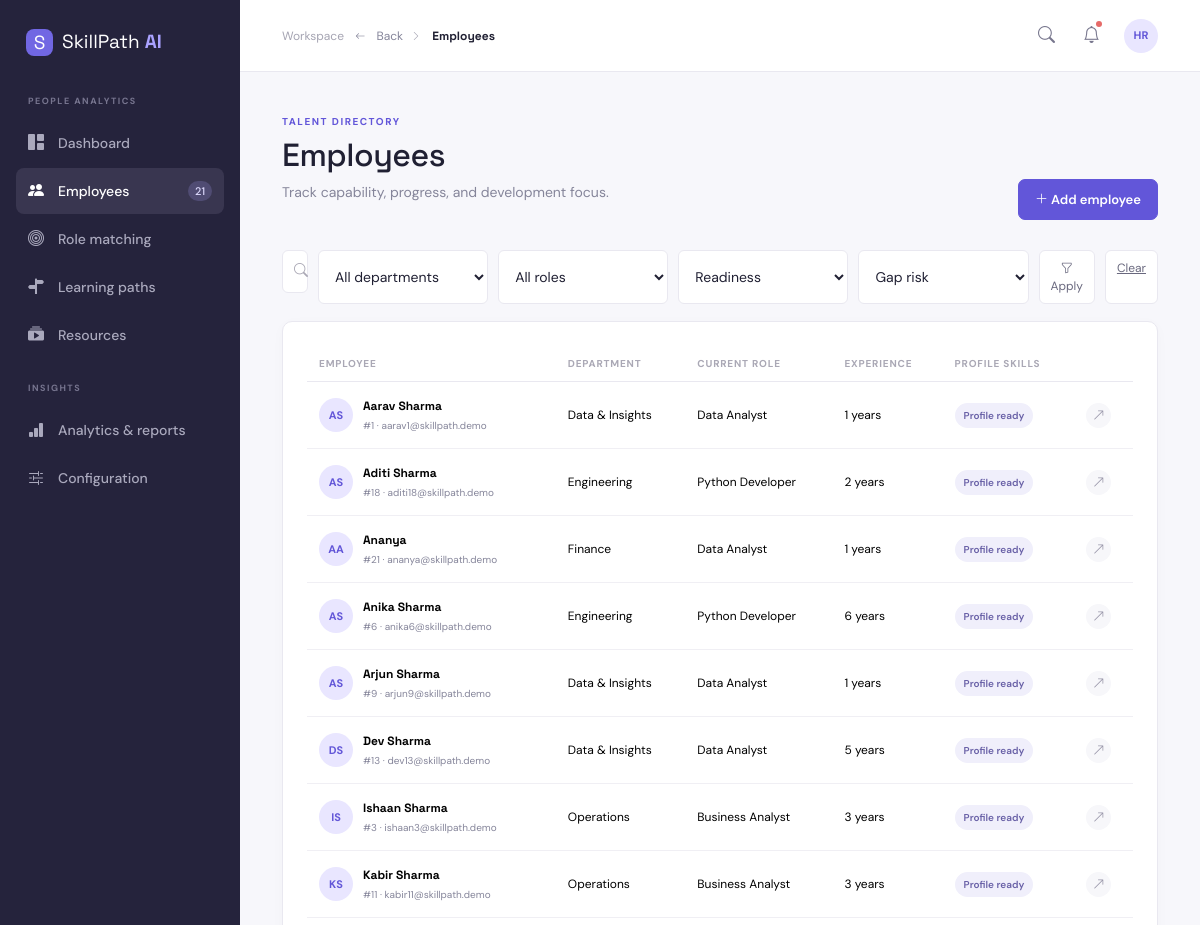
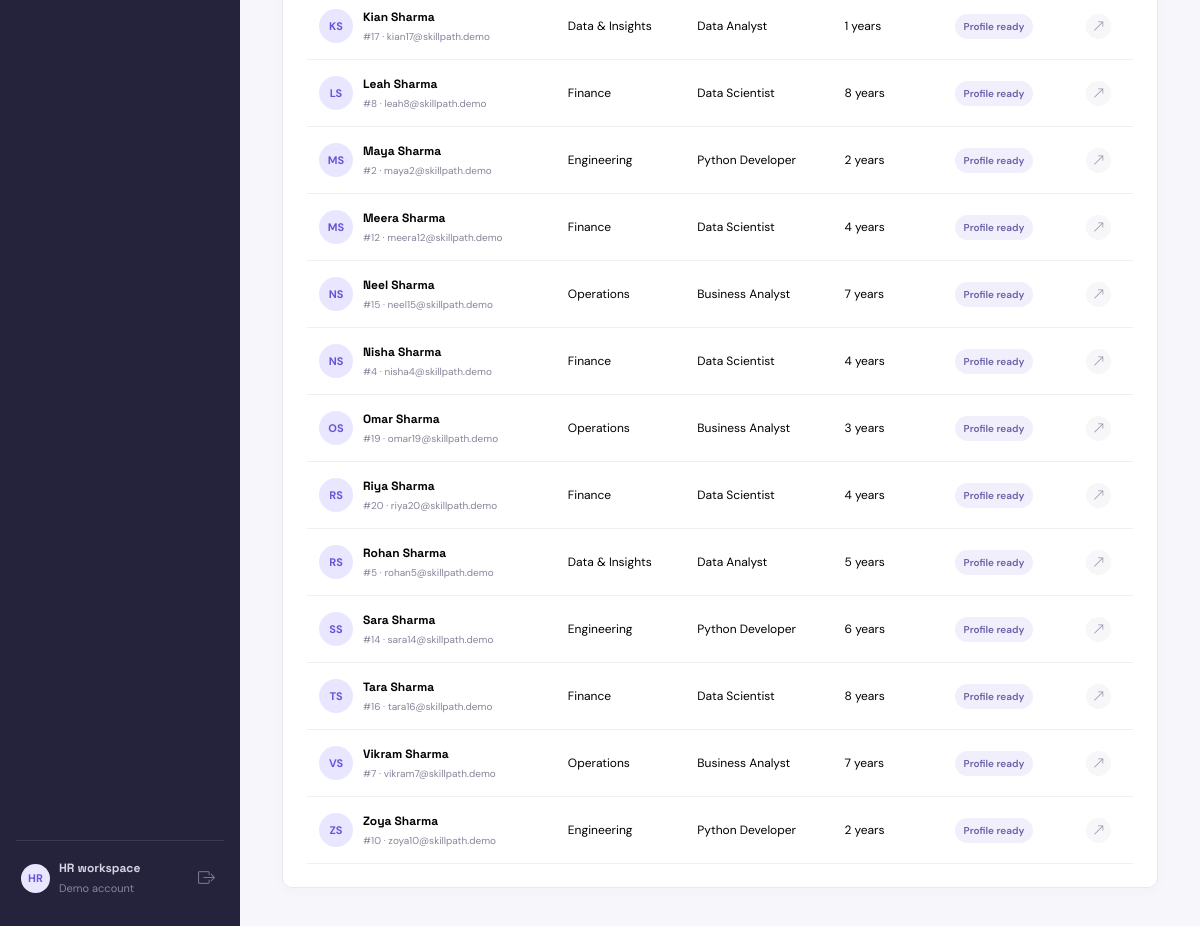
The page /employees on the database its author committed (2 pictures, top to bottom).
### tables this page shows
CREATE TABLE employees (id INTEGER PRIMARY KEY AUTOINCREMENT, name TEXT NOT NULL, email TEXT NOT NULL UNIQUE, department TEXT NOT NULL, experience INTEGER NOT NULL DEFAULT 1, profile TEXT DEFAULT '', created_at TEXT DEFAULT CURRENT_TIMESTAMP, current_role TEXT DEFAULT '');

### app.py (the view)
@app.route("/employees")
def employees():
    query = request.args.get("q", "").strip()
    department = request.args.get("department", "").strip()
    role = request.args.get("role", "").strip()
    readiness = request.args.get("readiness", "").strip()
    risk = request.args.get("risk", "").strip()
    conditions = ["(e.name LIKE ? OR e.email LIKE ? OR CAST(e.id AS TEXT) LIKE ? OR e.department LIKE ? OR e.current_role LIKE ?)"]
    params = [f"%{query}%"] * 5
    if department: conditions.append("e.department = ?"); params.append(department)
    if role: conditions.append("e.current_role = ?"); params.append(role)
    data = rows(f"SELECT e.* FROM employees e WHERE {' AND '.join(conditions)} ORDER BY e.name", params)
    default_role = row("SELECT id FROM roles ORDER BY id LIMIT 1")
    if default_role:
        evaluated = [(item, analyze(item["id"], default_role["id"])) for item in data]
        if readiness == "ready": evaluated = [(item, result) for item, result in evaluated if result["readiness"] >= 70]
        if readiness == "developing": evaluated = [(item, result) for item, result in evaluated if result["readiness"] < 70]
        if risk == "high": evaluated = [(item, result) for item, result in evaluated if result["critical"] > 0]
        if risk == "low": evaluated = [(item, result) for item, result in evaluated if result["critical"] == 0]
        data = [item for item, _ in evaluated]
    return render_template("employees.html", employees=data, query=query, filters={"department": department, "role": role, "readiness": readiness, "risk": risk}, departments=rows("SELECT DISTINCT department FROM employees ORDER BY department"), roles=rows("SELECT DISTINCT current_role AS name FROM employees WHERE current_role <> '' ORDER BY current_role"))

### app.py (called while the page is built)
@app.context_processor
def inject_globals():
    return {"nav_employee_count": row("SELECT COUNT(*) AS count FROM employees")["count"], "notifications": notifications_data()}

### database.py (called while the page is built)
def connect():
    DB_PATH.parent.mkdir(exist_ok=True)
    connection = sqlite3.connect(DB_PATH)
    connection.row_factory = sqlite3.Row
    connection.execute("PRAGMA foreign_keys = ON")
    return connection

def rows(query, params=()):
    db = connect()
    result = [dict(row) for row in db.execute(query, params).fetchall()]
    db.close()
    return result

def row(query, params=()):
    db = connect()
    result = db.execute(query, params).fetchone()
    db.close()
    return dict(result) if result else None

### services/analysis.py (called while the page is built)
def employee_skills(employee_id):
    return {item["name"]: item["proficiency"] for item in rows("SELECT s.name, es.proficiency FROM employee_skills es JOIN skills s ON s.id = es.skill_id WHERE es.employee_id = ?", (employee_id,))}

def role_skills(role_id):
    return rows("SELECT s.name, rs.required_level FROM role_skills rs JOIN skills s ON s.id = rs.skill_id WHERE rs.role_id = ? ORDER BY rs.required_level DESC", (role_id,))

def gap_status(gap):
    if gap <= 0: return "Ready"
    if gap <= 20: return "Low Gap"
    if gap <= 40: return "Medium Gap"
    return "Critical Gap"

### templates/employees.html
{% extends 'base.html' %}{% block title %}Employees{% endblock %}{% block content %}<div class="page-heading"><div><span class="eyebrow">TALENT DIRECTORY</span><h1>Employees</h1><p class="muted">Track capability, progress, and development focus.</p></div><a href="{{ url_for('add_employee') }}" class="btn btn-primary"><i class="bi bi-plus-lg"></i> Add employee</a></div><form class="toolbar" method="get"><div class="search-box"><i class="bi bi-search"></i><input name="q" value="{{ query }}" placeholder="Search name, ID, department, or role..."></div><select name="department" class="filter-select"><option value="">All departments</option>{% for item in departments %}<option value="{{ item.department }}" {{ 'selected' if filters.department == item.department }}>{{ item.department }}</option>{% endfor %}</select><select name="role" class="filter-select"><option value="">All roles</option>{% for item in roles %}<option value="{{ item.name }}" {{ 'selected' if filters.role == item.name }}>{{ item.name }}</option>{% endfor %}</select><select name="readiness" class="filter-select"><option value="">Readiness</option><option value="ready" {{ 'selected' if filters.readiness == 'ready' }}>5+ years / ready</option><option value="developing" {{ 'selected' if filters.readiness == 'developing' }}>Developing</option></select><select name="risk" class="filter-select"><option value="">Gap risk</option><option value="high" {{ 'selected' if filters.risk == 'high' }}>High risk</option><option value="low" {{ 'selected' if filters.risk == 'low' }}>Lower risk</option></select><button class="filter-btn" type="submit"><i class="bi bi-funnel"></i> Apply</button><a class="filter-btn" href="{{ url_for('employees') }}">Clear</a></form><div class="panel table-panel"><div class="table-responsive"><table class="table align-middle"><thead><tr><th>Employee</th><th>Department</th><th>Current role</th><th>Experience</th><th>Profile skills</th><th></th></tr></thead><tbody>{% for employee in employees %}<tr><td><div class="person"><div class="avatar">{{ employee.name[:1] }}{{ employee.name.split()[-1][:1] }}</div><div><strong>{{ employee.name }}</strong><small>#{{ employee.id }} · {{ employee.email }}</small></div></div></td><td>{{ employee.department }}</td><td>{{ employee.current_role or 'Unassigned' }}</td><td>{{ employee.experience }} years</td><td><span class="tag">Profile ready</span></td><td><a href="{{ url_for('employee_profile', employee_id=employee.id) }}" class="row-arrow"><i class="bi bi-arrow-up-right"></i></a></td></tr>{% else %}<tr><td colspan="6" class="text-center py-5 muted">No employees found. Try clearing your search or filters.</td></tr>{% endfor %}</tbody></table></div></div>{% endblock %}

### static/css/style.css (style rules this page uses)
.filter-select { min-width:125px }
:root { --ink:#202033;--muted:#85859a;--line:#e9e8f0;--surface:#fff;--bg:#f7f7fb;--primary:#6256d9;--primary-dark:#4d42bd;--purple-soft:#eeecff;--green:#35ad8b;--orange:#f2a13a;--red:#e66a68 }
* { box-sizing:border-box }
body { margin:0;background:var(--bg);color:var(--ink);font-family:'DM Sans',sans-serif;font-size:14px }
h1,h2,h3,strong,.brand { font-family:'Space Grotesk',sans-serif }
h1 { font-size:32px;letter-spacing:-.5px;margin:5px 0 8px }
p { line-height:1.55 }
.muted { color:var(--muted) }
.eyebrow { display:inline-block;font-size:10px;font-weight:700;letter-spacing:1.5px;color:var(--primary) }
.avatar { background:#e9e6ff;color:#6357d8;border-radius:50%;width:34px;height:34px;display:grid;place-items:center;font-size:11px;font-weight:700 }
.page-heading,.profile-hero { display:flex;justify-content:space-between;align-items:flex-end;margin-bottom:30px }
.btn { border-radius:7px;padding:10px 16px;font-weight:600;font-size:13px }
.btn-primary { background:var(--primary);border-color:var(--primary) }
.metric-card,.panel { background:var(--surface);border:1px solid var(--line);border-radius:10px;box-shadow:0 3px 14px rgba(38,36,78,.025) }
.panel { padding:24px }
.select-btn,.role-select,.filter-btn { border:1px solid var(--line);background:#fff;border-radius:6px;padding:8px 11px;color:#69687e;font-size:12px }
.table-panel { padding-bottom:7px }
.table { --bs-table-bg:transparent;color:var(--ink);font-size:12px }
.table th { color:#aaa8b5;font-size:10px;letter-spacing:.8px;text-transform:uppercase;font-weight:700;border-bottom:1px solid var(--line);padding:10px 12px }
.table td { border-bottom:1px solid #f0eff4;padding:15px 12px }
.person { display:flex;align-items:center;gap:10px }
.person strong { display:block;font-size:12px }
.person small { display:block;color:var(--muted);font-size:10px;margin-top:3px }
.readiness-pill,.status,.tag,.soft-badge,.priority,.gap-badge { display:inline-block;border-radius:20px;padding:5px 9px;font-size:10px;font-weight:600 }
.tag { background:#f0effb;color:#6961a7 }
.row-arrow { color:#9896a9;background:#f7f7fa;border-radius:50%;width:25px;height:25px;display:grid;place-items:center;text-decoration:none }
.toolbar { display:flex;gap:10px;margin-bottom:17px }
.search-box { position:relative;max-width:340px;flex:1 }
.search-box i { position:absolute;left:12px;top:10px;color:#aaa8b5 }
.search-box input { padding-left:34px }
.search-box input,input,select,textarea { border:1px solid var(--line);border-radius:6px;background:#fff;padding:10px 12px;width:100%;font:inherit;color:var(--ink);outline:none }

### rows shown on the page
employees: name "A", name "S", name "Aarav Sharma", id "1", email "aarav1@skillpath.demo", department "Data & Insights", current_role "Data Analyst", experience "1"
employees: name "A", name "S", name "Aditi Sharma", id "18", email "aditi18@skillpath.demo", department "Engineering", current_role "Python Developer", experience "2"
employees: name "A", name "Ananya", id "21", email "ananya@skillpath.demo", department "Finance", current_role "Data Analyst", experience "1"
employees: name "A", name "S", name "Anika Sharma", id "6", email "anika6@skillpath.demo", department "Engineering", current_role "Python Developer", experience "6"
employees: name "A", name "S", name "Arjun Sharma", id "9", email "arjun9@skillpath.demo", department "Data & Insights", current_role "Data Analyst", experience "1"
employees: name "D", name "S", name "Dev Sharma", id "13", email "dev13@skillpath.demo", department "Data & Insights", current_role "Data Analyst", experience "5"
employees: name "I", name "S", name "Ishaan Sharma", id "3", email "ishaan3@skillpath.demo", department "Operations", current_role "Business Analyst", experience "3"
employees: name "K", name "S", name "Kabir Sharma", id "11", email "kabir11@skillpath.demo", department "Operations", current_role "Business Analyst", experience "3"
employees: name "K", name "S", name "Kian Sharma", id "17", email "kian17@skillpath.demo", department "Data & Insights", current_role "Data Analyst", experience "1"
employees: name "L", name "S", name "Leah Sharma", id "8", email "leah8@skillpath.demo", department "Finance", current_role "Data Scientist", experience "8"
employees: name "M", name "S", name "Maya Sharma", id "2", email "maya2@skillpath.demo", department "Engineering", current_role "Python Developer", experience "2"
employees: name "M", name "S", name "Meera Sharma", id "12", email "meera12@skillpath.demo", department "Finance", current_role "Data Scientist", experience "4"
employees: name "N", name "S", name "Neel Sharma", id "15", email "neel15@skillpath.demo", department "Operations", current_role "Business Analyst", experience "7"
employees: name "N", name "S", name "Nisha Sharma", id "4", email "nisha4@skillpath.demo", department "Finance", current_role "Data Scientist", experience "4"
employees: name "O", name "S", name "Omar Sharma", id "19", email "omar19@skillpath.demo", department "Operations", current_role "Business Analyst", experience "3"
employees: name "R", name "S", name "Riya Sharma", id "20", email "riya20@skillpath.demo", department "Finance", current_role "Data Scientist", experience "4"
employees: name "R", name "S", name "Rohan Sharma", id "5", email "rohan5@skillpath.demo", department "Data & Insights", current_role "Data Analyst", experience "5"
employees: name "S", name "Sara Sharma", id "14", email "sara14@skillpath.demo", department "Engineering", current_role "Python Developer", experience "6"
employees: name "T", name "S", name "Tara Sharma", id "16", email "tara16@skillpath.demo", department "Finance", current_role "Data Scientist", experience "8"
employees: name "V", name "S", name "Vikram Sharma", id "7", email "vikram7@skillpath.demo", department "Operations", current_role "Business Analyst", experience "7"
employees: name "Z", name "S", name "Zoya Sharma", id "10", email "zoya10@skillpath.demo", department "Engineering", current_role "Python Developer", experience "2"

### other values the page prints
{{ nav_employee_count }} "21"
